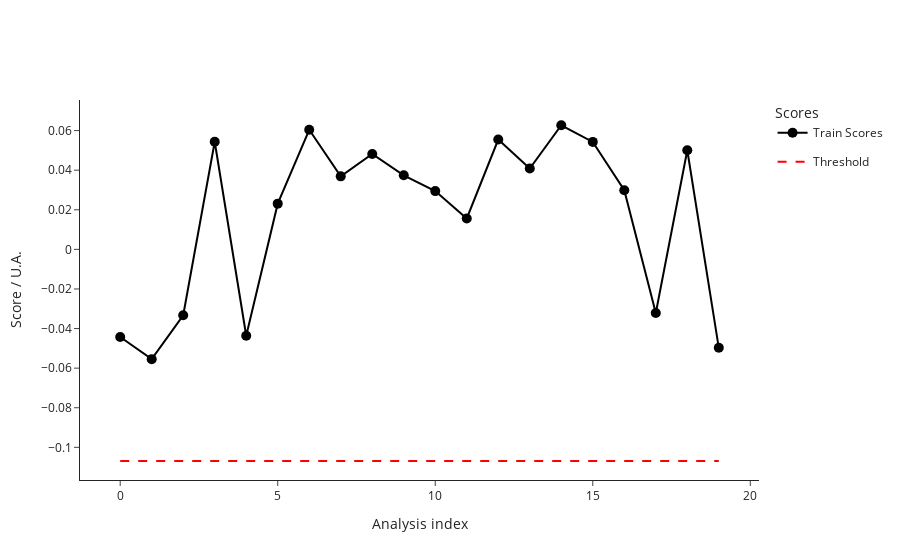

Notebook code cell kept with this figure:
### Code cell
fig_train_scores=ana.plot_scores()
fig_train_scores.write_image("dev/figures/fig_train_scores.png", width=1100, height= 350, scale = 3)
fig_train_scores.show()

### Figure 1 — Plotly figure (JSON) as saved in the notebook; plotly's stock layout.template omitted (floating-point values rounded to 4 significant figures)
{"data": [{"hovertemplate": ["<b>index: </b>18<br><b>name: </b>210812_Pac--005<br><b>path: </b>C:/Users/Sandeep/Desktop/ExtractedSignals\\210812_Pac 2021-08-12 10-30-07\\210812_Pac--005.D<br><b>batch: </b>210812_Pac 2021-08-12 10-30-07<br><b>batch_position: </b>5<br><b>idle_time: </b>39.0<br><b>sample: </b>NaCl 0,9%<br><b>method: </b>SAA_411_Pac.M<br><b>timestamp: </b>2021-08-12 10:50:23<br><b>detector: </b>G1315C<br><b>pump: </b>G7110B<br><b>start_time: </b>2021-08-12 10:50:57<br><b>end_time: </b>2021-08-12 10:54:57<br><b>runtime: </b>239.7000000000036", "<b>index: </b>19<br><b>name: </b>210812_Pac--006<br><b>path: </b>C:/Users/Sandeep/Desktop/ExtractedSignals\\210812_Pac 2021-08-12 10-30-07\\210812_Pac--006.D<br><b>batch: </b>210812_Pac 2021-08-12 10-30-07<br><b>batch_position: </b>6<br><b>idle_time: </b>39.0<br><b>sample: </b>Blank<br><b>method: </b>SAA_411_Pac.M<br><b>timestamp: </b>2021-08-12 10:55:02<br><b>detector: </b>G1315C<br><b>pump: </b>G7110B<br><b>start_time: </b>2021-08-12 10:55:36<br><b>end_time: </b>2021-08-12 10:59:36<br><b>runtime: </b>239.7000000000036", "<b>index: </b>20<br><b>name: </b>210812_Pac--007<br><b>path: </b>C:/Users/Sandeep/Desktop/ExtractedSignals\\210812_Pac 2021-08-12 10-30-07\\210812_Pac--007.D<br><b>batch: </b>210812_Pac 2021-08-12 10-30-07<br><b>batch_position: </b>7<br><b>idle_time: </b>39.0<br><b>sample: </b>0.025 mg/ml<br><b>method: </b>SAA_411_Pac.M<br><b>timestamp: </b>2021-08-12 10:59:41<br><b>detector: </b>G1315C<br><b>pump: </b>G7110B<br><b>start_time: </b>2021-08-12 11:00:15<br><b>end_time: </b>2021-08-12 11:04:15<br><b>runtime: </b>239.7000000000036", "<b>index: </b>21<br><b>name: </b>210812_Pac--008<br><b>path: </b>C:/Users/Sandeep/Desktop/ExtractedSignals\\210812_Pac 2021-08-12 10-30-07\\210812_Pac--008.D<br><b>batch: </b>210812_Pac 2021-08-12 10-30-07<br><b>batch_position: </b>8<br><b>idle_time: </b>39.0<br><b>sample: </b>Blank<br><b>method: </b>SAA_411_Pac.M<br><b>timestamp: </b>2021-08-12 11:04:20<br><b>detector: </b>G1315C<br><b>pump: </b>G7110B<br><b>start_time: </b>2021-08-12 11:04:54<br><b>end_time: </b>2021-08-12 11:08:54<br><b>runtime: </b>239.7000000000036", "<b>index: </b>22<br><b>name: </b>210812_Pac--009<br><b>path: </b>C:/Users/Sandeep/Desktop/ExtractedSignals\\210812_Pac 2021-08-12 10-30-07\\210812_Pac--009.D<br><b>batch: </b>210812_Pac 2021-08-12 10-30-07<br><b>batch_position: </b>9<br><b>idle_time: </b>38.0<br><b>sample: </b>210806/036 :10<br><b>method: </b>SAA_411_Pac.M<br><b>timestamp: </b>2021-08-12 11:08:59<br><b>detector: </b>G1315C<br><b>pump: </b>G7110B<br><b>start_time: </b>2021-08-12 11:09:32<br><b>end_time: </b>2021-08-12 11:13:32<br><b>runtime: </b>239.7000000000036", "<b>index: </b>23<br><b>name: </b>210812_Pac--010<br><b>path: </b>C:/Users/Sandeep/Desktop/ExtractedSignals\\210812_Pac 2021-08-12 10-30-07\\210812_Pac--010.D<br><b>batch: </b>210812_Pac 2021-08-12 10-30-07<br><b>batch_position: </b>10<br><b>idle_time: </b>39.0<br><b>sample: </b>210806/036 :10<br><b>method: </b>SAA_411_Pac.M<br><b>timestamp: </b>2021-08-12 11:13:37<br><b>detector: </b>G7110B<br><b>pump: </b>G7110B<br><b>start_time: </b>2021-08-12 11:14:11<br><b>end_time: </b>2021-08-12 11:18:11<br><b>runtime: </b>239.7000000000036", "<b>index: </b>24<br><b>name: </b>210812_Pac--011<br><b>path: </b>C:/Users/Sandeep/Desktop/ExtractedSignals\\210812_Pac 2021-08-12 10-30-07\\210812_Pac--011.D<br><b>batch: </b>210812_Pac 2021-08-12 10-30-07<br><b>batch_position: </b>11<br><b>idle_time: </b>39.0<br><b>sample: </b>210806/036 :10<br><b>method: </b>SAA_411_Pac.M<br><b>timestamp: </b>2021-08-12 11:18:16<br><b>detector: </b>G7110B<br><b>pump: </b>G7110B<br><b>start_time: </b>2021-08-12 11:18:50<br><b>end_time: </b>2021-08-12 11:22:50<br><b>runtime: </b>239.7000000000036", "<b>index: </b>25<br><b>name: </b>210812_Pac--012<br><b>path: </b>C:/Users/Sandeep/Desktop/ExtractedSignals\\210812_Pac 2021-08-12 10-30-07\\210812_Pac--012.D<br><b>batch: </b>210812_Pac 2021-08-12 10-30-07<br><b>batch_position: </b>12<br><b>idle_time: </b>39.0<br><b>sample: </b>Blank<br><b>method: </b>SAA_411_Pac.M<br><b>timestamp: </b>2021-08-12 11:22:55<br><b>detector: </b>G1315C<br><b>pump: </b>G7110B<br><b>start_time: </b>2021-08-12 11:23:29<br><b>end_time: </b>2021-08-12 11:27:29<br><b>runtime: </b>239.7000000000036", "<b>index: </b>26<br><b>name: </b>210812_Pac--013<br><b>path: </b>C:/Users/Sandeep/Desktop/ExtractedSignals\\210812_Pac 2021-08-12 10-30-07\\210812_Pac--013.D<br><b>batch: </b>210812_Pac 2021-08-12 10-30-07<br><b>batch_position: </b>13<br><b>idle_time: </b>39.0<br><b>sample: </b>0.025 mg/ml<br><b>method: </b>SAA_411_Pac.M<br><b>timestamp: </b>2021-08-12 11:27:34<br><b>detector: </b>G1315C<br><b>pump: </b>G7110B<br><b>start_time: </b>2021-08-12 11:28:08<br><b>end_time: </b>2021-08-12 11:32:08<br><b>runtime: </b>239.7000000000036", "<b>index: </b>27<br><b>name: </b>210812_Pac--014<br><b>path: </b>C:/Users/Sandeep/Desktop/ExtractedSignals\\210812_Pac 2021-08-12 10-30-07\\210812_Pac--014.D<br><b>batch: </b>210812_Pac 2021-08-12 10-30-07<br><b>batch_position: </b>14<br><b>idle_time: </b>38.0<br><b>sample: </b>Blank<br><b>method: </b>SAA_411_Pac.M<br><b>timestamp: </b>2021-08-12 11:32:13<br><b>detector: </b>G7110B<br><b>pump: </b>G7110B<br><b>start_time: </b>2021-08-12 11:32:46<br><b>end_time: </b>2021-08-12 11:36:47<br><b>runtime: </b>239.7000000000036", "<b>index: </b>51<br><b>name: </b>210813_Pac--005<br><b>path: </b>C:/Users/Sandeep/Desktop/ExtractedSignals\\210813_Pac 2021-08-13 10-37-27\\210813_Pac--005.D<br><b>batch: </b>210813_Pac 2021-08-13 10-37-27<br><b>batch_position: </b>5<br><b>idle_time: </b>39.0<br><b>sample: </b>NaCl 0,9%<br><b>method: </b>SAA_411_Pac.M<br><b>timestamp: </b>2021-08-13 10:57:52<br><b>detector: </b>G7110B<br><b>pump: </b>G7110B<br><b>start_time: </b>2021-08-13 10:58:26<br><b>end_time: </b>2021-08-13 11:02:27<br><b>runtime: </b>239.7000000000036", "<b>index: </b>52<br><b>name: </b>210813_Pac--006<br><b>path: </b>C:/Users/Sandeep/Desktop/ExtractedSignals\\210813_Pac 2021-08-13 10-37-27\\210813_Pac--006.D<br><b>batch: </b>210813_Pac 2021-08-13 10-37-27<br><b>batch_position: </b>6<br><b>idle_time: </b>38.0<br><b>sample: </b>Blank<br><b>method: </b>SAA_411_Pac.M<br><b>timestamp: </b>2021-08-13 11:02:31<br><b>detector: </b>G1315C<br><b>pump: </b>G7110B<br><b>start_time: </b>2021-08-13 11:03:05<br><b>end_time: </b>2021-08-13 11:07:06<br><b>runtime: </b>239.7000000000036", "<b>index: </b>53<br><b>name: </b>210813_Pac--007<br><b>path: </b>C:/Users/Sandeep/Desktop/ExtractedSignals\\210813_Pac 2021-08-13 10-37-27\\210813_Pac--007.D<br><b>batch: </b>210813_Pac 2021-08-13 10-37-27<br><b>batch_position: </b>7<br><b>idle_time: </b>38.0<br><b>sample: </b>0.025 mg/ml<br><b>method: </b>SAA_411_Pac.M<br><b>timestamp: </b>2021-08-13 11:07:10<br><b>detector: </b>G1315C<br><b>pump: </b>G7116B<br><b>start_time: </b>2021-08-13 11:07:44<br><b>end_time: </b>2021-08-13 11:11:45<br><b>runtime: </b>239.7000000000036", "<b>index: </b>54<br><b>name: </b>210813_Pac--008<br><b>path: </b>C:/Users/Sandeep/Desktop/ExtractedSignals\\210813_Pac 2021-08-13 10-37-27\\210813_Pac--008.D<br><b>batch: </b>210813_Pac 2021-08-13 10-37-27<br><b>batch_position: </b>8<br><b>idle_time: </b>38.0<br><b>sample: </b>Blank<br><b>method: </b>SAA_411_Pac.M<br><b>timestamp: </b>2021-08-13 11:11:49<br><b>detector: </b>G1315C<br><b>pump: </b>G7110B<br><b>start_time: </b>2021-08-13 11:12:23<br><b>end_time: </b>2021-08-13 11:16:23<br><b>runtime: </b>239.7000000000036", "<b>index: </b>55<br><b>name: </b>210813_Pac--009<br><b>path: </b>C:/Users/Sandeep/Desktop/ExtractedSignals\\210813_Pac 2021-08-13 10-37-27\\210813_Pac--009.D<br><b>batch: </b>210813_Pac 2021-08-13 10-37-27<br><b>batch_position: </b>9<br><b>idle_time: </b>39.0<br><b>sample: </b>210812/004 :20<br><b>method: </b>SAA_411_Pac.M<br><b>timestamp: </b>2021-08-13 11:16:28<br><b>detector: </b>G1315C<br><b>pump: </b>G7110B<br><b>start_time: </b>2021-08-13 11:17:02<br><b>end_time: </b>2021-08-13 11:21:03<br><b>runtime: </b>239.7000000000036", "<b>index: </b>56<br><b>name: </b>210813_Pac--010<br><b>path: </b>C:/Users/Sandeep/Desktop/ExtractedSignals\\210813_Pac 2021-08-13 10-37-27\\210813_Pac--010.D<br><b>batch: </b>210813_Pac 2021-08-13 10-37-27<br><b>batch_position: </b>10<br><b>idle_time: </b>38.0<br><b>sample: </b>210812/004 :20<br><b>method: </b>SAA_411_Pac.M<br><b>timestamp: </b>2021-08-13 11:21:08<br><b>detector: </b>G1315C<br><b>pump: </b>G7110B<br><b>start_time: </b>2021-08-13 11:21:41<br><b>end_time: </b>2021-08-13 11:25:42<br><b>runtime: </b>239.7000000000036", "<b>index: </b>57<br><b>name: </b>210813_Pac--011<br><b>path: </b>C:/Users/Sandeep/Desktop/ExtractedSignals\\210813_Pac 2021-08-13 10-37-27\\210813_Pac--011.D<br><b>batch: </b>210813_Pac 2021-08-13 10-37-27<br><b>batch_position: </b>11<br><b>idle_time: </b>39.0<br><b>sample: </b>210812/004 :20<br><b>method: </b>SAA_411_Pac.M<br><b>timestamp: </b>2021-08-13 11:25:46<br><b>detector: </b>G1315C<br><b>pump: </b>G7110B<br><b>start_time: </b>2021-08-13 11:26:21<br><b>end_time: </b>2021-08-13 11:30:21<br><b>runtime: </b>239.7000000000036", "<b>index: </b>58<br><b>name: </b>210813_Pac--012<br><b>path: </b>C:/Users/Sandeep/Desktop/ExtractedSignals\\210813_Pac 2021-08-13 10-37-27\\210813_Pac--012.D<br><b>batch: </b>210813_Pac 2021-08-13 10-37-27<br><b>batch_position: </b>12<br><b>idle_time: </b>38.0<br><b>sample: </b>Blank<br><b>method: </b>SAA_411_Pac.M<br><b>timestamp: </b>2021-08-13 11:30:26<br><b>detector: </b>G1315C<br><b>pump: </b>G7110B<br><b>start_time: </b>2021-08-13 11:30:59<br><b>end_time: </b>2021-08-13 11:34:59<br><b>runtime: </b>239.7000000000036", "<b>index: </b>59<br><b>name: </b>210813_Pac--013<br><b>path: </b>C:/Users/Sandeep/Desktop/ExtractedSignals\\210813_Pac 2021-08-13 10-37-27\\210813_Pac--013.D<br><b>batch: </b>210813_Pac 2021-08-13 10-37-27<br><b>batch_position: </b>13<br><b>idle_time: </b>39.0<br><b>sample: </b>0.025 mg/ml<br><b>method: </b>SAA_411_Pac.M<br><b>timestamp: </b>2021-08-13 11:35:04<br><b>detector: </b>G1315C<br><b>pump: </b>G7110B<br><b>start_time: </b>2021-08-13 11:35:38<br><b>end_time: </b>2021-08-13 11:39:38<br><b>runtime: </b>239.7000000000036", "<b>index: </b>60<br><b>name: </b>210813_Pac--014<br><b>path: </b>C:/Users/Sandeep/Desktop/ExtractedSignals\\210813_Pac 2021-08-13 10-37-27\\210813_Pac--014.D<br><b>batch: </b>210813_Pac 2021-08-13 10-37-27<br><b>batch_position: </b>14<br><b>idle_time: </b>38.0<br><b>sample: </b>Blank<br><b>method: </b>SAA_411_Pac.M<br><b>timestamp: </b>2021-08-13 11:39:43<br><b>detector: </b>G1315C<br><b>pump: </b>G7110B<br><b>start_time: </b>2021-08-13 11:40:16<br><b>end_time: </b>2021-08-13 11:44:17<br><b>runtime: </b>239.7000000000036"], "legendgroup": "Train", "line": {"color": "black"}, "marker": {"color": "black", "size": 10}, "mode": "lines+markers", "name": "Train Scores", "text": ["<b>index: </b>18<br><b>name: </b>210812_Pac--005<br><b>path: </b>C:/Users/Sandeep/Desktop/ExtractedSignals\\210812_Pac 2021-08-12 10-30-07\\210812_Pac--005.D<br><b>batch: </b>210812_Pac 2021-08-12 10-30-07<br><b>batch_position: </b>5<br><b>idle_time: </b>39.0<br><b>sample: </b>NaCl 0,9%<br><b>method: </b>SAA_411_Pac.M<br><b>timestamp: </b>2021-08-12 10:50:23<br><b>detector: </b>G1315C<br><b>pump: </b>G7110B<br><b>start_time: </b>2021-08-12 10:50:57<br><b>end_time: </b>2021-08-12 10:54:57<br><b>runtime: </b>239.7000000000036", "<b>index: </b>19<br><b>name: </b>210812_Pac--006<br><b>path: </b>C:/Users/Sandeep/Desktop/ExtractedSignals\\210812_Pac 2021-08-12 10-30-07\\210812_Pac--006.D<br><b>batch: </b>210812_Pac 2021-08-12 10-30-07<br><b>batch_position: </b>6<br><b>idle_time: </b>39.0<br><b>sample: </b>Blank<br><b>method: </b>SAA_411_Pac.M<br><b>timestamp: </b>2021-08-12 10:55:02<br><b>detector: </b>G1315C<br><b>pump: </b>G7110B<br><b>start_time: </b>2021-08-12 10:55:36<br><b>end_time: </b>2021-08-12 10:59:36<br><b>runtime: </b>239.7000000000036", "<b>index: </b>20<br><b>name: </b>210812_Pac--007<br><b>path: </b>C:/Users/Sandeep/Desktop/ExtractedSignals\\210812_Pac 2021-08-12 10-30-07\\210812_Pac--007.D<br><b>batch: </b>210812_Pac 2021-08-12 10-30-07<br><b>batch_position: </b>7<br><b>idle_time: </b>39.0<br><b>sample: </b>0.025 mg/ml<br><b>method: </b>SAA_411_Pac.M<br><b>timestamp: </b>2021-08-12 10:59:41<br><b>detector: </b>G1315C<br><b>pump: </b>G7110B<br><b>start_time: </b>2021-08-12 11:00:15<br><b>end_time: </b>2021-08-12 11:04:15<br><b>runtime: </b>239.7000000000036", "<b>index: </b>21<br><b>name: </b>210812_Pac--008<br><b>path: </b>C:/Users/Sandeep/Desktop/ExtractedSignals\\210812_Pac 2021-08-12 10-30-07\\210812_Pac--008.D<br><b>batch: </b>210812_Pac 2021-08-12 10-30-07<br><b>batch_position: </b>8<br><b>idle_time: </b>39.0<br><b>sample: </b>Blank<br><b>method: </b>SAA_411_Pac.M<br><b>timestamp: </b>2021-08-12 11:04:20<br><b>detector: </b>G1315C<br><b>pump: </b>G7110B<br><b>start_time: </b>2021-08-12 11:04:54<br><b>end_time: </b>2021-08-12 11:08:54<br><b>runtime: </b>239.7000000000036", "<b>index: </b>22<br><b>name: </b>210812_Pac--009<br><b>path: </b>C:/Users/Sandeep/Desktop/ExtractedSignals\\210812_Pac 2021-08-12 10-30-07\\210812_Pac--009.D<br><b>batch: </b>210812_Pac 2021-08-12 10-30-07<br><b>batch_position: </b>9<br><b>idle_time: </b>38.0<br><b>sample: </b>210806/036 :10<br><b>method: </b>SAA_411_Pac.M<br><b>timestamp: </b>2021-08-12 11:08:59<br><b>detector: </b>G1315C<br><b>pump: </b>G7110B<br><b>start_time: </b>2021-08-12 11:09:32<br><b>end_time: </b>2021-08-12 11:13:32<br><b>runtime: </b>239.7000000000036", "<b>index: </b>23<br><b>name: </b>210812_Pac--010<br><b>path: </b>C:/Users/Sandeep/Desktop/ExtractedSignals\\210812_Pac 2021-08-12 10-30-07\\210812_Pac--010.D<br><b>batch: </b>210812_Pac 2021-08-12 10-30-07<br><b>batch_position: </b>10<br><b>idle_time: </b>39.0<br><b>sample: </b>210806/036 :10<br><b>method: </b>SAA_411_Pac.M<br><b>timestamp: </b>2021-08-12 11:13:37<br><b>detector: </b>G7110B<br><b>pump: </b>G7110B<br><b>start_time: </b>2021-08-12 11:14:11<br><b>end_time: </b>2021-08-12 11:18:11<br><b>runtime: </b>239.7000000000036", "<b>index: </b>24<br><b>name: </b>210812_Pac--011<br><b>path: </b>C:/Users/Sandeep/Desktop/ExtractedSignals\\210812_Pac 2021-08-12 10-30-07\\210812_Pac--011.D<br><b>batch: </b>210812_Pac 2021-08-12 10-30-07<br><b>batch_position: </b>11<br><b>idle_time: </b>39.0<br><b>sample: </b>210806/036 :10<br><b>method: </b>SAA_411_Pac.M<br><b>timestamp: </b>2021-08-12 11:18:16<br><b>detector: </b>G7110B<br><b>pump: </b>G7110B<br><b>start_time: </b>2021-08-12 11:18:50<br><b>end_time: </b>2021-08-12 11:22:50<br><b>runtime: </b>239.7000000000036", "<b>index: </b>25<br><b>name: </b>210812_Pac--012<br><b>path: </b>C:/Users/Sandeep/Desktop/ExtractedSignals\\210812_Pac 2021-08-12 10-30-07\\210812_Pac--012.D<br><b>batch: </b>210812_Pac 2021-08-12 10-30-07<br><b>batch_position: </b>12<br><b>idle_time: </b>39.0<br><b>sample: </b>Blank<br><b>method: </b>SAA_411_Pac.M<br><b>timestamp: </b>2021-08-12 11:22:55<br><b>detector: </b>G1315C<br><b>pump: </b>G7110B<br><b>start_time: </b>2021-08-12 11:23:29<br><b>end_time: </b>2021-08-12 11:27:29<br><b>runtime: </b>239.7000000000036", "<b>index: </b>26<br><b>name: </b>210812_Pac--013<br><b>path: </b>C:/Users/Sandeep/Desktop/ExtractedSignals\\210812_Pac 2021-08-12 10-30-07\\210812_Pac--013.D<br><b>batch: </b>210812_Pac 2021-08-12 10-30-07<br><b>batch_position: </b>13<br><b>idle_time: </b>39.0<br><b>sample: </b>0.025 mg/ml<br><b>method: </b>SAA_411_Pac.M<br><b>timestamp: </b>2021-08-12 11:27:34<br><b>detector: </b>G1315C<br><b>pump: </b>G7110B<br><b>start_time: </b>2021-08-12 11:28:08<br><b>end_time: </b>2021-08-12 11:32:08<br><b>runtime: </b>239.7000000000036", "<b>index: </b>27<br><b>name: </b>210812_Pac--014<br><b>path: </b>C:/Users/Sandeep/Desktop/ExtractedSignals\\210812_Pac 2021-08-12 10-30-07\\210812_Pac--014.D<br><b>batch: </b>210812_Pac 2021-08-12 10-30-07<br><b>batch_position: </b>14<br><b>idle_time: </b>38.0<br><b>sample: </b>Blank<br><b>method: </b>SAA_411_Pac.M<br><b>timestamp: </b>2021-08-12 11:32:13<br><b>detector: </b>G7110B<br><b>pump: </b>G7110B<br><b>start_time: </b>2021-08-12 11:32:46<br><b>end_time: </b>2021-08-12 11:36:47<br><b>runtime: </b>239.7000000000036", "<b>index: </b>51<br><b>name: </b>210813_Pac--005<br><b>path: </b>C:/Users/Sandeep/Desktop/ExtractedSignals\\210813_Pac 2021-08-13 10-37-27\\210813_Pac--005.D<br><b>batch: </b>210813_Pac 2021-08-13 10-37-27<br><b>batch_position: </b>5<br><b>idle_time: </b>39.0<br><b>sample: </b>NaCl 0,9%<br><b>method: </b>SAA_411_Pac.M<br><b>timestamp: </b>2021-08-13 10:57:52<br><b>detector: </b>G7110B<br><b>pump: </b>G7110B<br><b>start_time: </b>2021-08-13 10:58:26<br><b>end_time: </b>2021-08-13 11:02:27<br><b>runtime: </b>239.7000000000036", "<b>index: </b>52<br><b>name: </b>210813_Pac--006<br><b>path: </b>C:/Users/Sandeep/Desktop/ExtractedSignals\\210813_Pac 2021-08-13 10-37-27\\210813_Pac--006.D<br><b>batch: </b>210813_Pac 2021-08-13 10-37-27<br><b>batch_position: </b>6<br><b>idle_time: </b>38.0<br><b>sample: </b>Blank<br><b>method: </b>SAA_411_Pac.M<br><b>timestamp: </b>2021-08-13 11:02:31<br><b>detector: </b>G1315C<br><b>pump: </b>G7110B<br><b>start_time: </b>2021-08-13 11:03:05<br><b>end_time: </b>2021-08-13 11:07:06<br><b>runtime: </b>239.7000000000036", "<b>index: </b>53<br><b>name: </b>210813_Pac--007<br><b>path: </b>C:/Users/Sandeep/Desktop/ExtractedSignals\\210813_Pac 2021-08-13 10-37-27\\210813_Pac--007.D<br><b>batch: </b>210813_Pac 2021-08-13 10-37-27<br><b>batch_position: </b>7<br><b>idle_time: </b>38.0<br><b>sample: </b>0.025 mg/ml<br><b>method: </b>SAA_411_Pac.M<br><b>timestamp: </b>2021-08-13 11:07:10<br><b>detector: </b>G1315C<br><b>pump: </b>G7116B<br><b>start_time: </b>2021-08-13 11:07:44<br><b>end_time: </b>2021-08-13 11:11:45<br><b>runtime: </b>239.7000000000036", "<b>index: </b>54<br><b>name: </b>210813_Pac--008<br><b>path: </b>C:/Users/Sandeep/Desktop/ExtractedSignals\\210813_Pac 2021-08-13 10-37-27\\210813_Pac--008.D<br><b>batch: </b>210813_Pac 2021-08-13 10-37-27<br><b>batch_position: </b>8<br><b>idle_time: </b>38.0<br><b>sample: </b>Blank<br><b>method: </b>SAA_411_Pac.M<br><b>timestamp: </b>2021-08-13 11:11:49<br><b>detector: </b>G1315C<br><b>pump: </b>G7110B<br><b>start_time: </b>2021-08-13 11:12:23<br><b>end_time: </b>2021-08-13 11:16:23<br><b>runtime: </b>239.7000000000036", "<b>index: </b>55<br><b>name: </b>210813_Pac--009<br><b>path: </b>C:/Users/Sandeep/Desktop/ExtractedSignals\\210813_Pac 2021-08-13 10-37-27\\210813_Pac--009.D<br><b>batch: </b>210813_Pac 2021-08-13 10-37-27<br><b>batch_position: </b>9<br><b>idle_time: </b>39.0<br><b>sample: </b>210812/004 :20<br><b>method: </b>SAA_411_Pac.M<br><b>timestamp: </b>2021-08-13 11:16:28<br><b>detector: </b>G1315C<br><b>pump: </b>G7110B<br><b>start_time: </b>2021-08-13 11:17:02<br><b>end_time: </b>2021-08-13 11:21:03<br><b>runtime: </b>239.7000000000036", "<b>index: </b>56<br><b>name: </b>210813_Pac--010<br><b>path: </b>C:/Users/Sandeep/Desktop/ExtractedSignals\\210813_Pac 2021-08-13 10-37-27\\210813_Pac--010.D<br><b>batch: </b>210813_Pac 2021-08-13 10-37-27<br><b>batch_position: </b>10<br><b>idle_time: </b>38.0<br><b>sample: </b>210812/004 :20<br><b>method: </b>SAA_411_Pac.M<br><b>timestamp: </b>2021-08-13 11:21:08<br><b>detector: </b>G1315C<br><b>pump: </b>G7110B<br><b>start_time: </b>2021-08-13 11:21:41<br><b>end_time: </b>2021-08-13 11:25:42<br><b>runtime: </b>239.7000000000036", "<b>index: </b>57<br><b>name: </b>210813_Pac--011<br><b>path: </b>C:/Users/Sandeep/Desktop/ExtractedSignals\\210813_Pac 2021-08-13 10-37-27\\210813_Pac--011.D<br><b>batch: </b>210813_Pac 2021-08-13 10-37-27<br><b>batch_position: </b>11<br><b>idle_time: </b>39.0<br><b>sample: </b>210812/004 :20<br><b>method: </b>SAA_411_Pac.M<br><b>timestamp: </b>2021-08-13 11:25:46<br><b>detector: </b>G1315C<br><b>pump: </b>G7110B<br><b>start_time: </b>2021-08-13 11:26:21<br><b>end_time: </b>2021-08-13 11:30:21<br><b>runtime: </b>239.7000000000036", "<b>index: </b>58<br><b>name: </b>210813_Pac--012<br><b>path: </b>C:/Users/Sandeep/Desktop/ExtractedSignals\\210813_Pac 2021-08-13 10-37-27\\210813_Pac--012.D<br><b>batch: </b>210813_Pac 2021-08-13 10-37-27<br><b>batch_position: </b>12<br><b>idle_time: </b>38.0<br><b>sample: </b>Blank<br><b>method: </b>SAA_411_Pac.M<br><b>timestamp: </b>2021-08-13 11:30:26<br><b>detector: </b>G1315C<br><b>pump: </b>G7110B<br><b>start_time: </b>2021-08-13 11:30:59<br><b>end_time: </b>2021-08-13 11:34:59<br><b>runtime: </b>239.7000000000036", "<b>index: </b>59<br><b>name: </b>210813_Pac--013<br><b>path: </b>C:/Users/Sandeep/Desktop/ExtractedSignals\\210813_Pac 2021-08-13 10-37-27\\210813_Pac--013.D<br><b>batch: </b>210813_Pac 2021-08-13 10-37-27<br><b>batch_position: </b>13<br><b>idle_time: </b>39.0<br><b>sample: </b>0.025 mg/ml<br><b>method: </b>SAA_411_Pac.M<br><b>timestamp: </b>2021-08-13 11:35:04<br><b>detector: </b>G1315C<br><b>pump: </b>G7110B<br><b>start_time: </b>2021-08-13 11:35:38<br><b>end_time: </b>2021-08-13 11:39:38<br><b>runtime: </b>239.7000000000036", "<b>index: </b>60<br><b>name: </b>210813_Pac--014<br><b>path: </b>C:/Users/Sandeep/Desktop/ExtractedSignals\\210813_Pac 2021-08-13 10-37-27\\210813_Pac--014.D<br><b>batch: </b>210813_Pac 2021-08-13 10-37-27<br><b>batch_position: </b>14<br><b>idle_time: </b>38.0<br><b>sample: </b>Blank<br><b>method: </b>SAA_411_Pac.M<br><b>timestamp: </b>2021-08-13 11:39:43<br><b>detector: </b>G1315C<br><b>pump: </b>G7110B<br><b>start_time: </b>2021-08-13 11:40:16<br><b>end_time: </b>2021-08-13 11:44:17<br><b>runtime: </b>239.7000000000036"], "type": "scatter", "x": [0, 1, 2, 3, 4, 5, 6, 7, 8, 9, 10, 11, 12, 13, 14, 15, 16, 17, 18, 19], "y": [-0.04426, -0.05545, -0.03327, 0.05437, -0.04364, 0.02309, 0.06039, 0.03688, 0.04818, 0.03741, 0.02943, 0.01562, 0.05547, 0.04086, 0.0627, 0.05429, 0.02989, -0.03216, 0.05009, -0.04973]}, {"legendgroup": "Threshold", "line": {"color": "red", "dash": "dash"}, "mode": "lines", "name": "Threshold", "type": "scatter", "x": [0, 19], "y": [-0.1069, -0.1069]}], "layout": {"legend": {"title": {"text": "Scores"}}, "xaxis": {"title": {"text": "Analysis index"}}, "yaxis": {"title": {"text": "Score / U.A."}}}}
